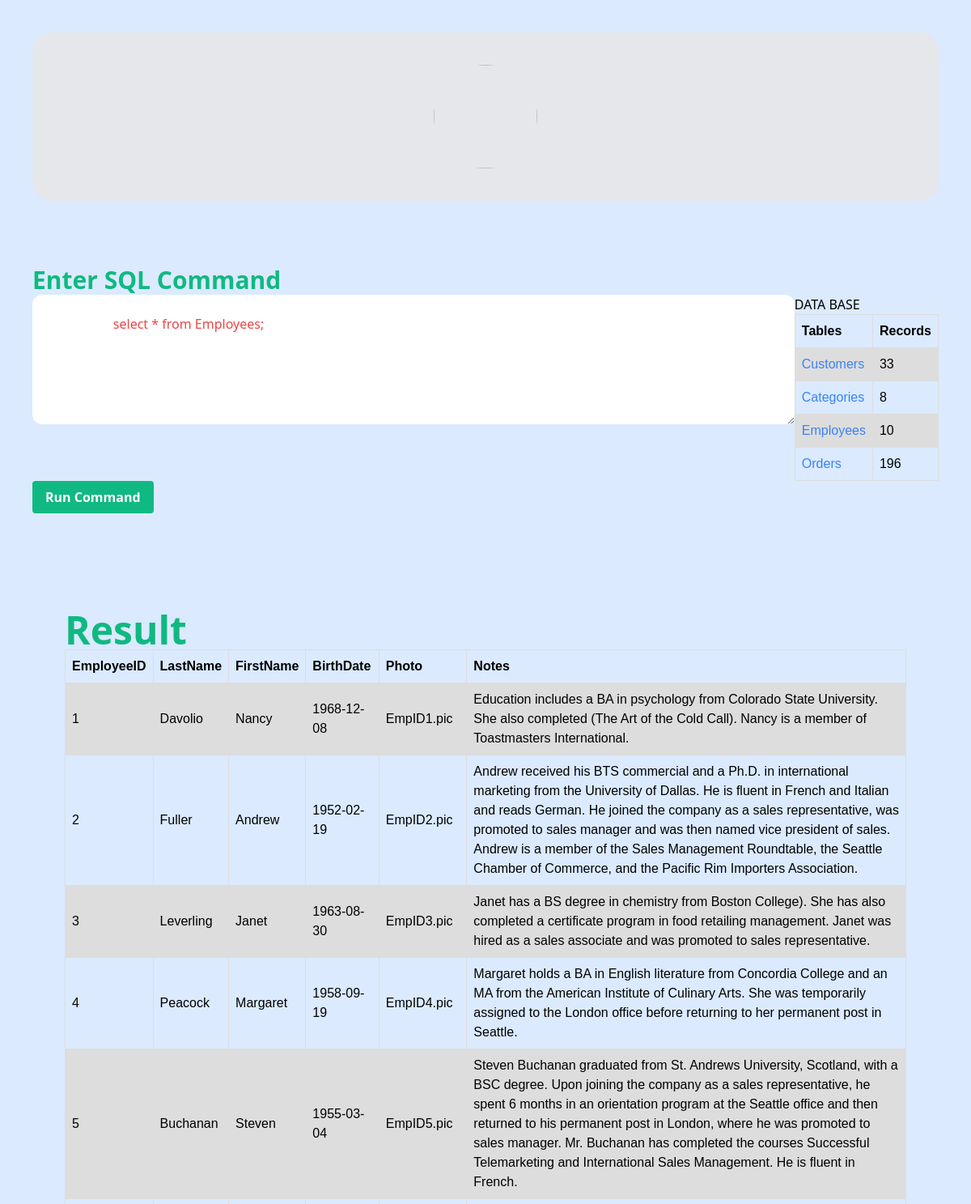
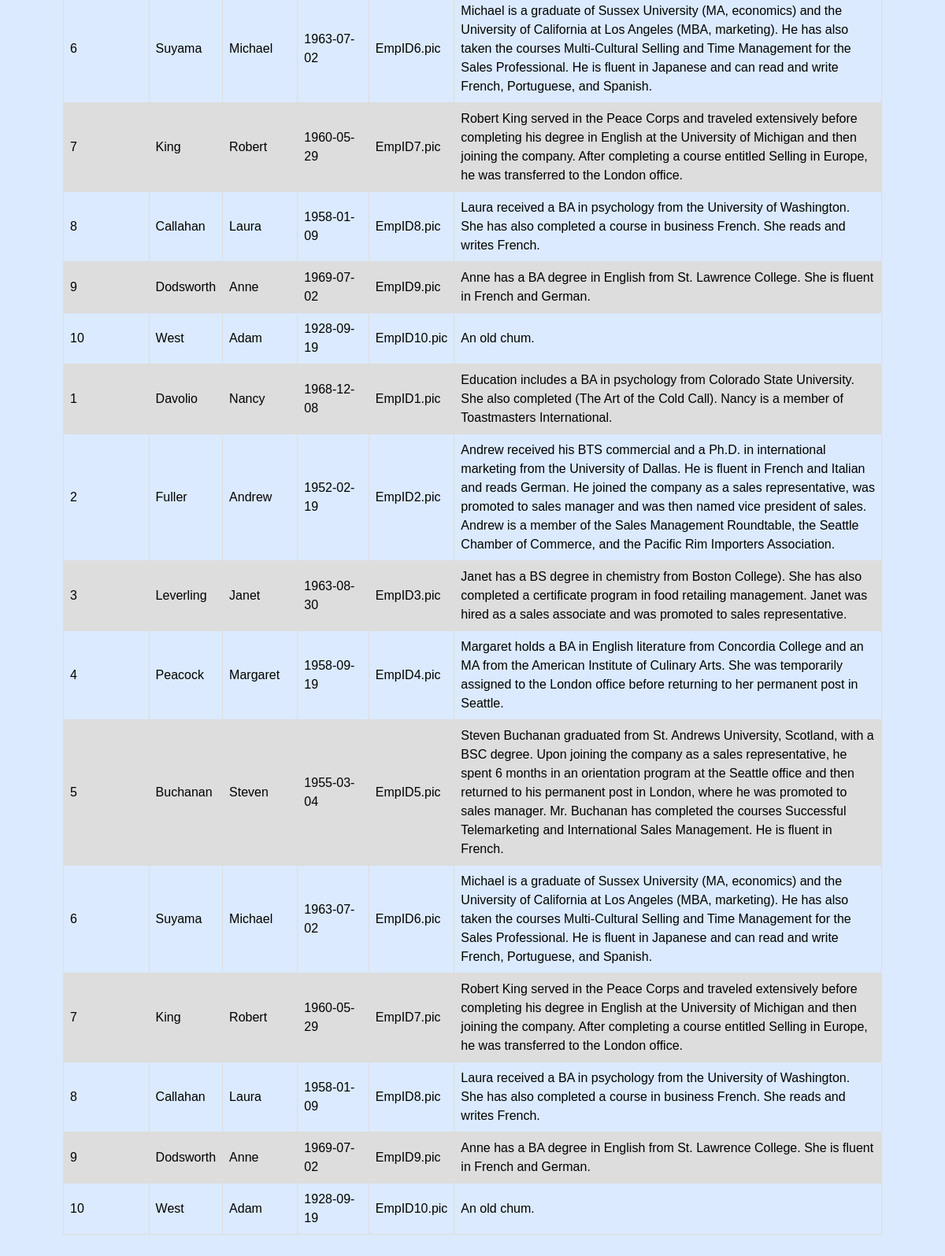
/Employees, run on the app's committed database (2 pictures, top to bottom).
### tables this page shows
CREATE TABLE 'employees' (
  'EmployeeID' int(11) NOT NULL,
  'LastName' varchar(255) DEFAULT NULL,
  'FirstName' varchar(255) DEFAULT NULL,
  'BirthDate' date DEFAULT NULL,
  'Photo' varchar(255) DEFAULT NULL,
  'Notes' text
);

### main.py (the view)
@app.route('/Employees')
def Employees():
    return sql("select * from Employees;")

### Templates/index.html (shortened to what this page needs)
<!DOCTYPE html>
<html lang="en">
<head>
    <link href="https://unpkg.com/tailwindcss@^2/dist/tailwind.min.css" rel="stylesheet">
</head>
<body class="bg-blue-100">
    <figure class="mx-10 bg-gray-200 rounded-3xl p-8 py-10 my-10">
        <img class="animate-bounce w-32 h-32 rounded-full mx-auto" src="https://avatars.githubusercontent.com/u/71139852" alt="" width="384" height="512">
      </figure>
    <div>
        <div class="p-10 card bg-base-200 gride">
            <form action="{{url_for('sql')}}"  method="POST">
            <div class="form-control">
              <label class="label">
                <h1 class="text-green-500 font-extrabold text-3xl" >Enter SQL Command</h1>
              </label>
              <div class="flex">
                <textarea rows="5" placeholder=" Enter SQL Command"name="msg" class="w-full textarea width-text h-40 rounded-xl text-red-500 textarea-ghost">
                    {%if command%}
                        {{command}}
                    {%endif%}
                </textarea>
                  <div class="gride">
                    <h2 class="text-bold text-black">DATA BASE</h2>
                    <table border="2">
                      <tr>
                        <th>Tables</th>
                        <th>Records</th>
                      </tr>
                      <tr>
                        <td><a class="text-blue-500" href="/Customers">Customers</a></td>
                        <td>33</td>
                      </tr>
                      <tr>
                        <td><a class="text-blue-500" href="/Categories">Categories</a></td>
                        <td>8</td>
                      </tr>
                      <tr>
                        <td><a class="text-blue-500" href="/Employees">Employees</a></td>
                        <td>10</td>
                      </tr>
                      <tr>
                        <td><a class="text-blue-500" href="/Orders">Orders</a></td>
                        <td>196</td>
                      </tr>
                    </table>
                  </div>
              </div>
            </div>
            <button type="submit" class="place-items-center bg-green-500 hover:bg-green-700 text-white font-bold py-2  px-4 rounded">
                Run Command
              </button>
            </form>
        </div>
    </div>
    <div class="flex flex-1 m-10 p-10">
        <div class="gride">
            <Label class="label">
                <h1 class="text-green-500 font-extrabold text-5xl" >Result</h1>
            </Label>
            {% if not error %}
            <table class="table-auto">
                {%for i in range(len_of_name)%}
                <th>
                    {{name[i] }}
                </th>
                {%endfor%}
                {%for i in range(0 , len_of_data) %}
                <tr class="bg-emerald-200">
                    {%for j in range(0 , len_of_name) %}
                        <td>
                            {{data[i][j]}}
                        </td>
                    {%endfor%}
                </tr>
                {%endfor%}
            </table>
        {%endif%}
        </div>
    </div>
</body>
</html>

### Templates/index.html (style rules this page uses)
table { font-family: arial, sans-serif; border-collapse: collapse; align-items: right; }
td, th { border: 1px solid #dddddd; text-align: left; padding: 8px; }
tr:nth-child(even) { background-color: #dddddd; }

### data on the page
employees: EmployeeID "1" "Davolio" "Nancy" "1968-12-08" "EmpID1.pic" "Education includes a BA in psychology from Colorado State University. She also completed (The Art of the Cold Call). Nancy is a member of Toastmasters International."
employees: EmployeeID "2" "Fuller" "Andrew" "1952-02-19" "EmpID2.pic" "Andrew received his BTS commercial and a Ph.D. in international marketing from the University of Dallas. He is fluent in French and Italian and reads German. He joined the company as a sales representative, was promoted to sales manager and was then named vice president of sales. Andrew is a member of the Sales Management Roundtable, the Seattle Chamber of Commerce, and the Pacific Rim Importers Association."
employees: EmployeeID "3" "Leverling" "Janet" "1963-08-30" "EmpID3.pic" "Janet has a BS degree in chemistry from Boston College). She has also completed a certificate program in food retailing management. Janet was hired as a sales associate and was promoted to sales representative."
employees: EmployeeID "4" "Peacock" "Margaret" "1958-09-19" "EmpID4.pic" "Margaret holds a BA in English literature from Concordia College and an MA from the American Institute of Culinary Arts. She was temporarily assigned to the London office before returning to her permanent post in Seattle."
employees: EmployeeID "5" "Buchanan" "Steven" "1955-03-04" "EmpID5.pic" "Steven Buchanan graduated from St. Andrews University, Scotland, with a BSC degree. Upon joining the company as a sales representative, he spent 6 months in an orientation program at the Seattle office and then returned to his permanent post in London, where he was promoted to sales manager. Mr. Buchanan has completed the courses Successful Telemarketing and International Sales Management. He is fluent in French."
employees: EmployeeID "6" "Suyama" "Michael" "1963-07-02" "EmpID6.pic" "Michael is a graduate of Sussex University (MA, economics) and the University of California at Los Angeles (MBA, marketing). He has also taken the courses Multi-Cultural Selling and Time Management for the Sales Professional. He is fluent in Japanese and can read and write French, Portuguese, and Spanish."
employees: EmployeeID "7" "King" "Robert" "1960-05-29" "EmpID7.pic" "Robert King served in the Peace Corps and traveled extensively before completing his degree in English at the University of Michigan and then joining the company. After completing a course entitled Selling in Europe, he was transferred to the London office."
employees: EmployeeID "8" "Callahan" "Laura" "1958-01-09" "EmpID8.pic" "Laura received a BA in psychology from the University of Washington. She has also completed a course in business French. She reads and writes French."
employees: EmployeeID "9" "Dodsworth" "Anne" "1969-07-02" "EmpID9.pic" "Anne has a BA degree in English from St. Lawrence College. She is fluent in French and German."
employees: EmployeeID "10" "West" "Adam" "1928-09-19" "EmpID10.pic" "An old chum."
employees: EmployeeID "1" "Davolio" "Nancy" "1968-12-08" "EmpID1.pic" "Education includes a BA in psychology from Colorado State University. She also completed (The Art of the Cold Call). Nancy is a member of Toastmasters International."
employees: EmployeeID "2" "Fuller" "Andrew" "1952-02-19" "EmpID2.pic" "Andrew received his BTS commercial and a Ph.D. in international marketing from the University of Dallas. He is fluent in French and Italian and reads German. He joined the company as a sales representative, was promoted to sales manager and was then named vice president of sales. Andrew is a member of the Sales Management Roundtable, the Seattle Chamber of Commerce, and the Pacific Rim Importers Association."
employees: EmployeeID "3" "Leverling" "Janet" "1963-08-30" "EmpID3.pic" "Janet has a BS degree in chemistry from Boston College). She has also completed a certificate program in food retailing management. Janet was hired as a sales associate and was promoted to sales representative."
employees: EmployeeID "4" "Peacock" "Margaret" "1958-09-19" "EmpID4.pic" "Margaret holds a BA in English literature from Concordia College and an MA from the American Institute of Culinary Arts. She was temporarily assigned to the London office before returning to her permanent post in Seattle."
employees: EmployeeID "5" "Buchanan" "Steven" "1955-03-04" "EmpID5.pic" "Steven Buchanan graduated from St. Andrews University, Scotland, with a BSC degree. Upon joining the company as a sales representative, he spent 6 months in an orientation program at the Seattle office and then returned to his permanent post in London, where he was promoted to sales manager. Mr. Buchanan has completed the courses Successful Telemarketing and International Sales Management. He is fluent in French."
employees: EmployeeID "6" "Suyama" "Michael" "1963-07-02" "EmpID6.pic" "Michael is a graduate of Sussex University (MA, economics) and the University of California at Los Angeles (MBA, marketing). He has also taken the courses Multi-Cultural Selling and Time Management for the Sales Professional. He is fluent in Japanese and can read and write French, Portuguese, and Spanish."
employees: EmployeeID "7" "King" "Robert" "1960-05-29" "EmpID7.pic" "Robert King served in the Peace Corps and traveled extensively before completing his degree in English at the University of Michigan and then joining the company. After completing a course entitled Selling in Europe, he was transferred to the London office."
employees: EmployeeID "8" "Callahan" "Laura" "1958-01-09" "EmpID8.pic" "Laura received a BA in psychology from the University of Washington. She has also completed a course in business French. She reads and writes French."
employees: EmployeeID "9" "Dodsworth" "Anne" "1969-07-02" "EmpID9.pic" "Anne has a BA degree in English from St. Lawrence College. She is fluent in French and German."
employees: EmployeeID "10" "West" "Adam" "1928-09-19" "EmpID10.pic" "An old chum."

### other printed values
{{ name[i] }} "EmployeeID" "LastName" "FirstName" "BirthDate" "Photo" "Notes"
